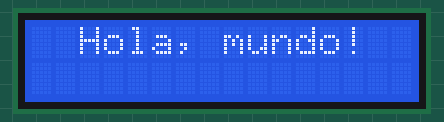
Simulated run of this sketch. Board: Arduino Uno, built with avr-gcc and run on an emulated ATmega328P. Parts: 16×2 character LCD.

Above: at 0.1 s.
At 4.7 s:
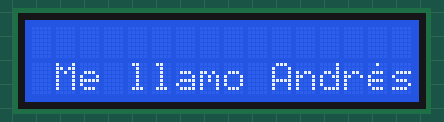
At 9.7 s:
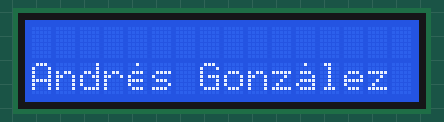
At 19.7 s:
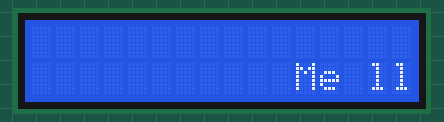
At 29.3 s:
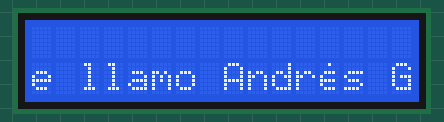
At 39.3 s:
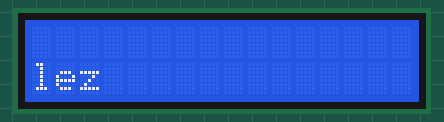

Measured:
- what the display in image 1 shows lasts 0.5 s, from 4.6 s to 5.1 s

The sketch:

LCD_1602_I2C.ino
```cpp
#include "Wire.h"
#include "LiquidCrystal_I2C.h"

LiquidCrystal_I2C lcd1602 (0x27, 16, 2);

byte a_acentuada[8] = {B00100,B00000,B01110,B00001,B01111,B10001,B01111,B00000};
byte e_acentuada[8] = {B00100,B00000,B01110,B10000,B11110,B10000,B01110,B00000};

void setup() {
  Wire.begin();
  lcd1602.begin(16, 2);
  lcd1602.createChar(0, a_acentuada);
  lcd1602.createChar(1, e_acentuada);
  lcd1602.clear();
  lcd1602.backlight();
  // lcd1602.noBacklight();
  Serial.begin(9600);
}

void loop() {
  lcd1602.setCursor(2,0);
  lcd1602.print("Hola, mundo!");
  delay(2000);
  lcd1602.clear();
  delay(1000);

  lcd1602.setCursor(5,1);
  lcd1602.print("Me llamo Andr");
  lcd1602.setCursor(18,1);
  lcd1602.write(byte(1));
  lcd1602.setCursor(19,1);
  lcd1602.print("s ");
  lcd1602.setCursor(21,1);
  lcd1602.print("Gonz");
  lcd1602.setCursor(25,1);
  lcd1602.write(byte(0));
  lcd1602.setCursor(26,1);
  lcd1602.print("lez");
  for (int i=0; i<39; i++) {
    lcd1602.scrollDisplayLeft();
    delay(500);
  }

  lcd1602.clear();
  delay(1000);
}
```
